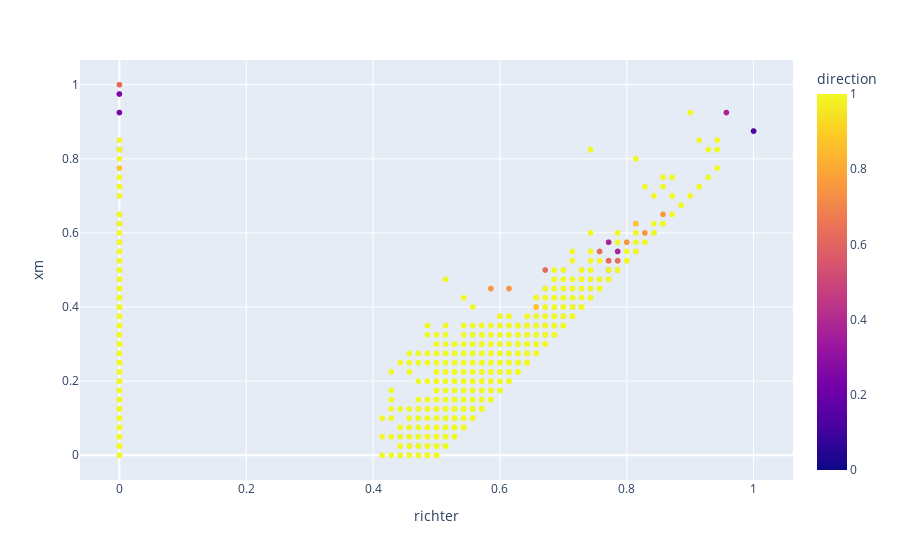

The notebook cell saved with this chart:
### Markdown cell above
##Data Visualization

### Code cell
import plotly.express as px
px.scatter(df, x='richter',y='xm', color="direction")

### Figure 1 — Plotly figure (JSON) as saved in the notebook; plotly's stock layout.template omitted (floating-point values rounded to 4 significant figures; data arrays with more than 128 entries replaced by an {"elided": "..."} marker saying what was removed)
{"data": [{"hovertemplate": "richter=%{x}<br>xm=%{y}<br>direction=%{marker.color}<extra></extra>", "legendgroup": "", "marker": {"color": {"elided": "21401 float values"}, "coloraxis": "coloraxis", "symbol": "circle"}, "mode": "markers", "name": "", "showlegend": false, "type": "scattergl", "x": {"elided": "21401 float values"}, "xaxis": "x", "y": {"elided": "21401 float values"}, "yaxis": "y"}], "layout": {"coloraxis": {"colorbar": {"title": {"text": "direction"}}, "colorscale": [[0, "#0d0887"], [0.1111, "#46039f"], [0.2222, "#7201a8"], [0.3333, "#9c179e"], [0.4444, "#bd3786"], [0.5556, "#d8576b"], [0.6667, "#ed7953"], [0.7778, "#fb9f3a"], [0.8889, "#fdca26"], [1, "#f0f921"]]}, "legend": {"tracegroupgap": 0}, "margin": {"t": 60}, "xaxis": {"anchor": "y", "domain": [0, 1], "title": {"text": "richter"}}, "yaxis": {"anchor": "x", "domain": [0, 1], "title": {"text": "xm"}}}}
